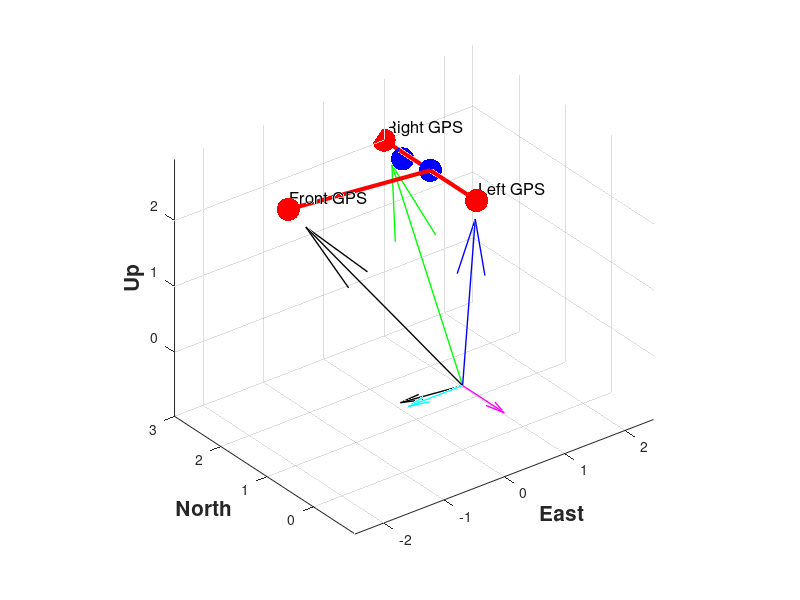

This chart was generated by the following MATLAB code:
clc
close all

% The center of Left GPS Antenna
% GPSLeft_ENU = [x, y, z] in meters
GPSLeft_ENU =[1, 1, 2];

% The center of Right GPS Antenna
% GPSRight_ENU = [x, y, z] in meters
GPSRight_ENU =[1, 3, 2];

% The sensor mount offset relative to vehicle origin = 
% [-X_SensorMount_center, 0, +Z_SensorMount_center]
SensorMount_offset_relative_to_VehicleOrigin = [-1 0 1.6]; 

GPS_center = (GPSLeft_ENU + GPSRight_ENU)/2;

% % The center of Front GPS Antenna
% % GPSFront_ENU = [x, y, z] in meters
% GPSFront_ENU =[GPS_center(1,1)+2, GPS_center(1,2), GPS_center(1,3)];



figure(898)

clf;
grid on
hold on
axis equal
xlabel('East', 'FontSize',15, 'FontWeight','bold')
ylabel('North', 'FontSize',15, 'FontWeight','bold')
zlabel('Up', 'FontSize',15, 'FontWeight','bold')
view(3)



% text(x(2) + 0.1, y(2), 'Point B', 'FontSize', 12);
% text(x(3) + 0.1, y(3), 'Point C', 'FontSize', 12);

oriGin = [0, 0, 0];

% Plot the Left GPS center
quiver3(oriGin(1,1), oriGin(1,2), oriGin(1,3), GPSLeft_ENU(1,1), GPSLeft_ENU(1,2), GPSLeft_ENU(1,3), 'Color', 'b', 'LineWidth', 1);
plot3(GPSLeft_ENU(1,1), GPSLeft_ENU(1,2), GPSLeft_ENU(1,3), 'r.', 'MarkerSize', 50);
text(GPSLeft_ENU(1,1) + 0.1, GPSLeft_ENU(1,2) + 0.1, GPSLeft_ENU(1,3) + 0.1, 'Left GPS', 'FontSize', 12);

% Plot the Right GPS center 
quiver3(oriGin(1,1), oriGin(1,2), oriGin(1,3), GPSRight_ENU(1,1), GPSRight_ENU(1,2), GPSRight_ENU(1,3), 'Color', 'g', 'LineWidth', 1);
plot3(GPSRight_ENU(1,1), GPSRight_ENU(1,2), GPSRight_ENU(1,3), 'r.', 'MarkerSize', 50);
text(GPSRight_ENU(1,1) + 0.1, GPSRight_ENU(1,2) + 0.1, GPSRight_ENU(1,3) + 0.1, 'Right GPS', 'FontSize', 12);


% Connecting Left GPS center and Left GPS center with a line
rearline_data = [GPSLeft_ENU; GPSRight_ENU];
plot3(rearline_data(:,1), rearline_data(:,2), rearline_data(:,3), 'r-', 'LineWidth', 3)

% Plot the GPS Center
plot3(GPS_center(1,1), GPS_center(1,2), GPS_center(1,3), 'b.', 'MarkerSize', 50);

% Plot the GPS Center - Front GPS
plot3(GPS_center(1,1), GPS_center(1,2)+0.6, GPS_center(1,3)-0.1, 'b.', 'MarkerSize', 50);

% CODE

unitVector_from_GPSLeft_to_GPSRight = (GPSRight_ENU - GPSLeft_ENU)./(sum((GPSLeft_ENU - GPSRight_ENU).^2,2).^0.5);

% Convert unit vector to homogeneous coordinates
onesColumn = ones(size(unitVector_from_GPSLeft_to_GPSRight, 1),1);
unitVector_from_GPSLeft_to_GPSRight = [unitVector_from_GPSLeft_to_GPSRight, onesColumn]';

% transform matrix to rotate the unit vector by -90 degrees
Mtr_rotate_negative90 = [0 -1 0 0; 1 0 0 0; 0 0 1 0; 0 0 0 1];

rotated_unitVector_from_1to2 = Mtr_rotate_negative90*(unitVector_from_GPSLeft_to_GPSRight);

% Find yaw - by finding arc tangent of the orthogonal of the unit vector

yaw_in_rad_ENU = atan2(rotated_unitVector_from_1to2(2,:), rotated_unitVector_from_1to2(1,:));
yaw_in_deg_ENU = rad2deg(yaw_in_rad_ENU);

% The center of Front GPS Antenna
% GPSFront_ENU = [x, y, z] in meters

Translate_GPSCenter_to_FrontGPSCenter = 2*rotated_unitVector_from_1to2(1:3,1)';

GPSFront_ENU =[GPS_center(1,1), GPS_center(1,2)+0.46, GPS_center(1,3) - 0.1] + Translate_GPSCenter_to_FrontGPSCenter;

% Plot the Front GPS center 
quiver3(oriGin(1,1), oriGin(1,2), oriGin(1,3), GPSFront_ENU(1,1), GPSFront_ENU(1,2), GPSFront_ENU(1,3), 'Color', 'k', 'LineWidth', 1);
plot3(GPSFront_ENU(1,1), GPSFront_ENU(1,2), GPSFront_ENU(1,3), 'r.', 'MarkerSize', 50);
text(GPSFront_ENU(1,1) + 0.1, GPSFront_ENU(1,2) + 0.1, GPSFront_ENU(1,3) + 0.1, 'Front GPS', 'FontSize', 12);

% Connecting GPS center and Front GPS center with a line
Front_GPSCenter_line_data = [GPS_center; GPSFront_ENU];
plot3(Front_GPSCenter_line_data(:,1), Front_GPSCenter_line_data(:,2), Front_GPSCenter_line_data(:,3), 'r-', 'LineWidth', 3)



% Rotate the vehicle based on the YAW_vehicle_ENU found in the previous step. 
% The vehicle is rotated in a way that the YAW is zero.
yaw_to_zero_ENU = -yaw_in_rad_ENU;

% No. of elements in yaw_to_zero_ENU
Nelems_yaw_to_zero_ENU = size(yaw_to_zero_ENU, 2); 
pitch_in_deg_ENU = zeros(Nelems_yaw_to_zero_ENU,1);
ISO_roll_in_deg_ENU = zeros(Nelems_yaw_to_zero_ENU,1);
vehicleOrigin_ENU = zeros(Nelems_yaw_to_zero_ENU,1);


for i = 1:Nelems_yaw_to_zero_ENU

% Transform matrix to zrotate "YAW" in negative Yaw_in_rad_ENU
    Mtr_yaw_to_zero = [cos(yaw_to_zero_ENU(1,i)), -sin(yaw_to_zero_ENU(1,i)), 0, 0;
                       sin(yaw_to_zero_ENU(1,i)), cos(yaw_to_zero_ENU(1,i)), 0, 0;
                       0, 0, 1, 0;
                       0, 0, 0, 1];

    % Rotate the unit vector in the direction, where YAW of the vehicle is zero
    % in ENU
    yaw_to_zero_unitVector_from_GPSLeft_to_GPSRight = Mtr_yaw_to_zero*unitVector_from_GPSLeft_to_GPSRight(:,i);

    % The homogeneous horizontal unitvector from GPSLeft_ENU --> GPSRight_ENU 
    % when YAW is zero
    horizontal_unitVector_left_to_right_yaw_pitch_zero = [0; -1; 0; 1];

    % Dot product of the pitch_to_zero unit vector and horizontal unit vector
   dot_product = dot(yaw_to_zero_unitVector_from_GPSLeft_to_GPSRight(1:3),horizontal_unitVector_left_to_right_yaw_pitch_zero(1:3));

   % Magnitudes of the pitch_to_zero unit vector and horizontal unit vector
   norm_true_vector_from_GPSLeft_to_GPSRight = norm(yaw_to_zero_unitVector_from_GPSLeft_to_GPSRight(1:3));
   norm_horizontal_vector_from_GPSLeft_to_GPSRight = norm(horizontal_unitVector_left_to_right_yaw_pitch_zero(1:3));

   % Finding the ROLL (theta value) using inverse cosine
   mag_roll_in_rad_ENU = acos(dot_product/(norm_true_vector_from_GPSLeft_to_GPSRight*norm_horizontal_vector_from_GPSLeft_to_GPSRight));

   % Find the cross product to determine the direction of the ROLL
   cross_product = cross(horizontal_unitVector_left_to_right_yaw_pitch_zero(1:3),yaw_to_zero_unitVector_from_GPSLeft_to_GPSRight(1:3));

   % The direction of the roll depends on the X - coordinate of the cross
   % product
   direction_of_ROLL = sign(cross_product(1));

   % Roll of the vehicle in ENU coordinates in radians
   roll_in_rad_ENU = direction_of_ROLL*mag_roll_in_rad_ENU;

   % Roll of the vehicle in ENU coordinates in degrees
   roll_in_deg_ENU = rad2deg(roll_in_rad_ENU);

   % -1 is multiplied as the orientation of the vehicle follows the ISO
   % convention
   ISO_roll_in_deg_ENU(i,1) = -1*roll_in_deg_ENU;

   roll_to_zero_ENU = -roll_in_rad_ENU;

   % Roll transform matrix
   Mtr_roll_to_zero = [1, 0, 0, 0; 0 cos(roll_to_zero_ENU), -sin(roll_to_zero_ENU), 0; 0, sin(roll_to_zero_ENU), cos(roll_to_zero_ENU), 0; 0, 0, 0, 1];

   % Rotate the unit vector in the direction, where YAW and ROLL of the
   % vehicle are zero in ENU
   roll_to_zero_unitVector_from_GPSLeft_to_GPSRight = Mtr_roll_to_zero*yaw_to_zero_unitVector_from_GPSLeft_to_GPSRight;

   % Plot the unitVector_from_GPSCenter_to_GPSFront
   quiver3(oriGin(1), oriGin(2), oriGin(3), roll_to_zero_unitVector_from_GPSLeft_to_GPSRight(1,1), roll_to_zero_unitVector_from_GPSLeft_to_GPSRight(2,1), roll_to_zero_unitVector_from_GPSLeft_to_GPSRight(3,1), 'Color', 'm', 'LineWidth', 1);

   if sign(rotated_unitVector_from_1to2(1,1)) == 1
       % transform matrix to rotate the unit vector by -90 degrees
       Mtr_rotate_90_roll_to_zero = [0 -1 0 0; 1 0 0 0; 0 0 1 0; 0 0 0 1];
   else
       Mtr_rotate_90_roll_to_zero = [0 1 0 0; -1 0 0 0; 0 0 1 0; 0 0 0 1];
   end

   % Mtr_rotate_90_roll_to_zero = [0 -1 0 0; 1 0 0 0; 0 0 1 0; 0 0 0 1];

   rotated_roll_to_zero_unitVector = Mtr_rotate_90_roll_to_zero*roll_to_zero_unitVector_from_GPSLeft_to_GPSRight;

   % Plot the unitVector_from_GPSCenter_to_GPSFront
   quiver3(oriGin(1), oriGin(2), oriGin(3), rotated_roll_to_zero_unitVector(1,1), rotated_roll_to_zero_unitVector(2,1), rotated_roll_to_zero_unitVector(3,1), 'Color', 'c', 'LineWidth', 1);

   % Change this
   % Find the unitvector from a point between the left and right GPS and
   % front GPS
   % The point should be in the line of the Front GPS. 
   unitVector_from_GPSCenter_to_GPSFront = (GPSFront_ENU - GPS_center)./(sum((GPSFront_ENU - GPS_center).^2,2).^0.5);
   % Convert unit vector to homogeneous coordinates
   onesColumn = ones(size(unitVector_from_GPSCenter_to_GPSFront, 1),1);
   unitVector_from_GPSCenter_to_GPSFront = [unitVector_from_GPSCenter_to_GPSFront, onesColumn]';
   % Plot the unitVector_from_GPSCenter_to_GPSFront
   quiver3(oriGin(1), oriGin(2), oriGin(3), unitVector_from_GPSCenter_to_GPSFront(1,1), unitVector_from_GPSCenter_to_GPSFront(2,1), unitVector_from_GPSCenter_to_GPSFront(3,1), 'Color', 'k', 'LineWidth', 1);

   % Dot product of the pitch_to_zero unit vector and horizontal unit vector
   dot_product = dot(unitVector_from_GPSCenter_to_GPSFront(1:3),rotated_roll_to_zero_unitVector(1:3));

   % Magnitudes of the pitch_to_zero unit vector and horizontal unit vector
   norm_true_vector_from_GPSCenter_to_GPSFront = norm(unitVector_from_GPSCenter_to_GPSFront(1:3));
   norm_rotated_roll_to_zero_unitVector_from_GPSCenter_to_GPSFront = norm(rotated_roll_to_zero_unitVector(1:3));

   % Finding the PITCH (theta value) using inverse cosine
   mag_pitch_in_rad_ENU = acos(dot_product/(norm_true_vector_from_GPSCenter_to_GPSFront*norm_rotated_roll_to_zero_unitVector_from_GPSCenter_to_GPSFront));

   % Find the cross product to determine the direction of the PITCH
   cross_product = cross(rotated_roll_to_zero_unitVector(1:3),unitVector_from_GPSCenter_to_GPSFront(1:3));

   % The direction of the pitch depends on the Y - coordinate of the cross
   % product
   direction_of_PITCH = sign(cross_product(2));

   % Pitch of the vehicle in ENU coordinates in radians
   pitch_in_rad_ENU = direction_of_PITCH*mag_pitch_in_rad_ENU;

   % Roll of the vehicle in ENU coordinates in degrees
   pitch_in_deg_ENU(i,1) = rad2deg(pitch_in_rad_ENU);

   % Transform matrix to yrotate "PITCH" in negative PITCH_vehicle_ENU
   pitch_to_zero_ENU = -pitch_in_rad_ENU;
   Mtr_pitch_to_zero = [cos(pitch_to_zero_ENU), 0, sin(pitch_to_zero_ENU), 0;
                         0, 1, 0, 0;
                         sin(pitch_to_zero_ENU), 0, cos(pitch_to_zero_ENU), 0;
                         0, 0, 0, 1]; 
 


    % The homogeneous horizontal unitvector from GPSCenter_ENU --> GPSFront_ENU
    % when orientation is zero
    % horizontal_unitVector_center_to_front_orientation_zero = [1*sign(rotated_unitVector_from_1to2(1,1)); 0; 0; 1];

    % Plot the unitVector_from_GPSCenter_to_GPSFront 
    % quiver3(oriGin(1), oriGin(2), oriGin(3), horizontal_unitVector_center_to_front_orientation_zero(1), horizontal_unitVector_center_to_front_orientation_zero(2), horizontal_unitVector_center_to_front_orientation_zero(3), 'Color', 'b', 'LineWidth', 1);



   % Find the center of the sensor mount
   GPS_center = (GPSLeft_ENU(i,:) + GPSRight_ENU(i,:))/2;

   % Find the vehicle offset relative to sensor mount
   VehicleOrigin_offset_relative_to_SensorMount = -SensorMount_offset_relative_to_VehicleOrigin;


   Translate_midPoint_of_SensorMount_to_VehicleOrigin = VehicleOrigin_offset_relative_to_SensorMount(1)*rotated_unitVector_from_1to2(1:3,i)';

   vehicleOrigin_ENU(i,1) = GPS_center(1) + Translate_midPoint_of_SensorMount_to_VehicleOrigin(1);
   vehicleOrigin_ENU(i,2) = GPS_center(2) + Translate_midPoint_of_SensorMount_to_VehicleOrigin(2);
   vehicleOrigin_ENU(i,3) = GPS_center(3) + Translate_midPoint_of_SensorMount_to_VehicleOrigin(3) + VehicleOrigin_offset_relative_to_SensorMount(3);

end

vehiclePose_ENU = [vehicleOrigin_ENU, ISO_roll_in_deg_ENU, pitch_in_deg_ENU, yaw_in_deg_ENU'];

fprintf(1,'\nThe POSE of the vehicle in ENU coordinates is :\n');
disp(vehiclePose_ENU);